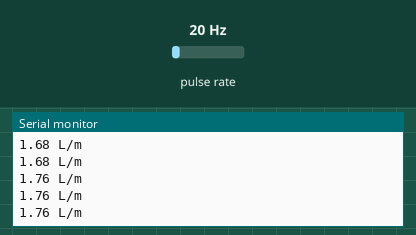
Recording of a sketch running on a simulated Arduino Uno, built with avr-gcc and run on an emulated ATmega328P. On the bench: the last lines printed to the serial monitor. Wiring (inferred from the names in the program): pulse sensor: data pin 2. Inputs (shaded band) come from the test bench; at power-on: pulse rate 20 Hz.

Above: at 1.2 s.
1.3 s: pulse rate (sensor on pin 2) set to 196 Hz
At 2.4 s:
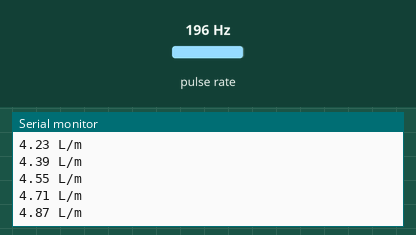
4.3 s: pulse rate (sensor on pin 2) set to 4 Hz
At 5.4 s:
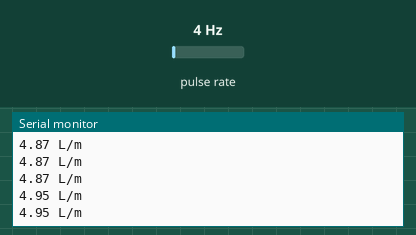
Timing chart, 0 to 7.3 s (numbered marks = the images above; inputs shaded):
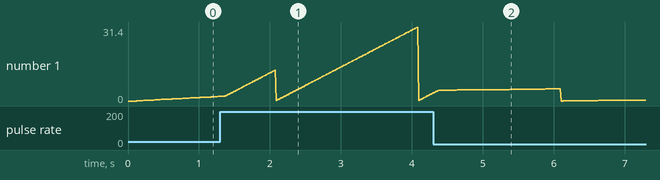

Measured:
- after the input at 1.3 s, the serial monitor: prints a new line after 0.15 s (image 1)
- plotted number 1: 1.92 → 3.28 after the input at 1.3 s

The sketch:

waterflowrate.ino
```cpp
int sensor = 2;
volatile long pulsecount;
unsigned long last;
float flowrate;
void setup() {
  pinMode(sensor, INPUT);
  Serial.begin(9600);
  attachInterrupt(digitalPinToInterrupt(sensor), increase, RISING);
}
void loop() {
  flowrate = 2.663 * pulsecount / 1000 * 30;
  if (millis() - last > 2000) {
    pulsecount = 0;
    last = millis();
  }
  Serial.print(flowrate);
  Serial.println(" L/m");
}
void increase() {
  pulsecount++;
}
```
